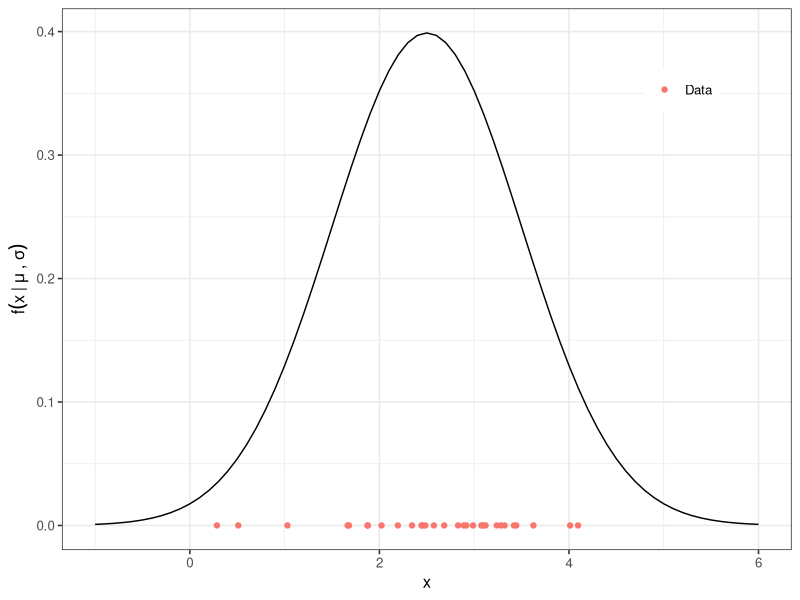
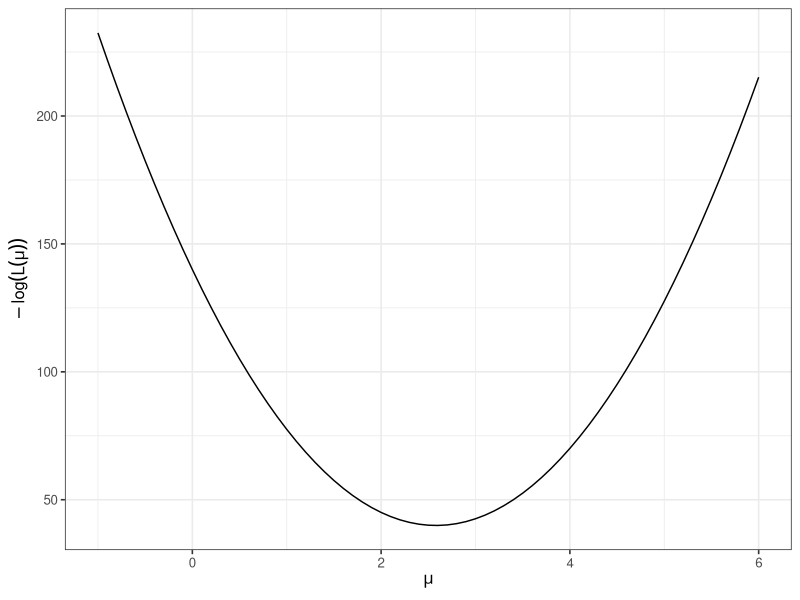
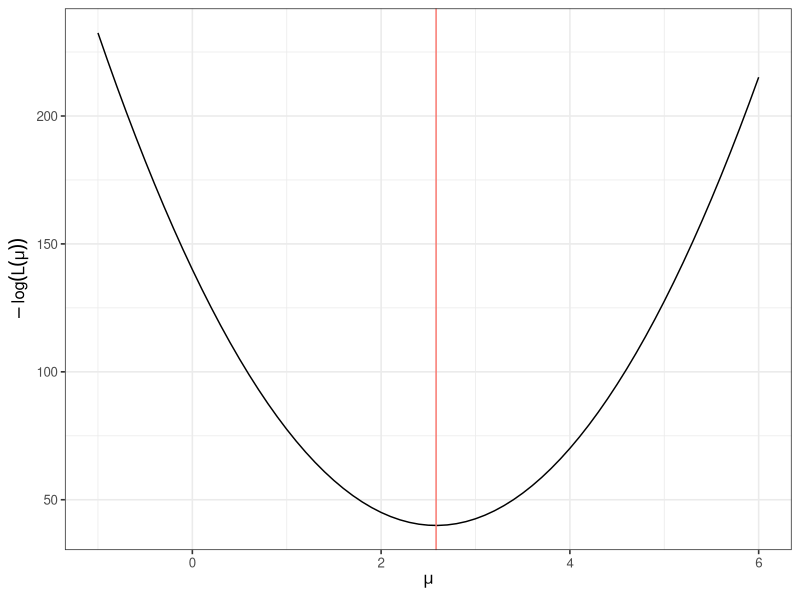

Write R code to recreate these figures, in order.
# Used in: ../slides-problems-1-unconstrained.tex
#
# Simulate a normal sample, show the density with the observed data, and
# visualize the negative log-likelihood as a function of μ.

set.seed(1L)

library(data.table)
library(ggplot2)

negative_log_likelihood = function(mu, sample) {
  n_obs = length(sample)
  (n_obs / 2) * log(2 * pi) + 0.5 * sum((sample - mu)^2)
}

# Simulate one sample and build the density plot.
x_grid = seq(-1, 6, by = 0.1)
observed_sample = rnorm(30L, mean = 2.5, sd = 1)

density_data = data.table(
  x = x_grid,
  density = dnorm(x_grid, mean = 2.5, sd = 1)
)
observed_points = data.table(
  x = observed_sample,
  density = 0,
  type = "Data"
)

density_plot = ggplot(density_data, aes(x = x, y = density)) +
  geom_line() +
  geom_point(
    data = observed_points,
    aes(x = x, y = density, colour = type),
    inherit.aes = FALSE
  ) +
  labs(x = "x", y = expression(f(x ~ "|" ~ mu ~ "," ~ sigma))) +
  theme_bw(base_size = 12) +
  theme(
    legend.position = c(0.85, 0.85),
    legend.title = element_blank(),
    legend.key = element_rect(fill = alpha("white", 0))
  )
if (interactive()) {
  print(density_plot)
}
ggsave("../figure/ml_normal_example_dnorm.pdf", density_plot, width = 3, height = 3)

# Evaluate the negative log-likelihood on a grid of candidate means.
mu_grid = seq(-1, 6, by = 0.1)
likelihood_data = data.table(
  mu = mu_grid,
  neg_log_lik = vapply(mu_grid, negative_log_likelihood, numeric(1), sample = observed_sample)
)

neglog_plot = ggplot(likelihood_data, aes(x = mu, y = neg_log_lik)) +
  geom_line() +
  labs(x = expression(mu), y = expression(-log(L(mu)))) +
  theme_bw(base_size = 12)
if (interactive()) {
  print(neglog_plot)
}
ggsave("../figure/ml_normal_example_negloglike_nooptim.pdf", neglog_plot, width = 3, height = 3)

sample_mean = mean(observed_sample)
neglog_with_solution_plot = neglog_plot +
  geom_vline(xintercept = sample_mean, colour = "#f8766d")
if (interactive()) {
  print(neglog_with_solution_plot)
}
ggsave("../figure/ml_normal_example_negloglike.pdf", neglog_with_solution_plot, width = 3, height = 3)
